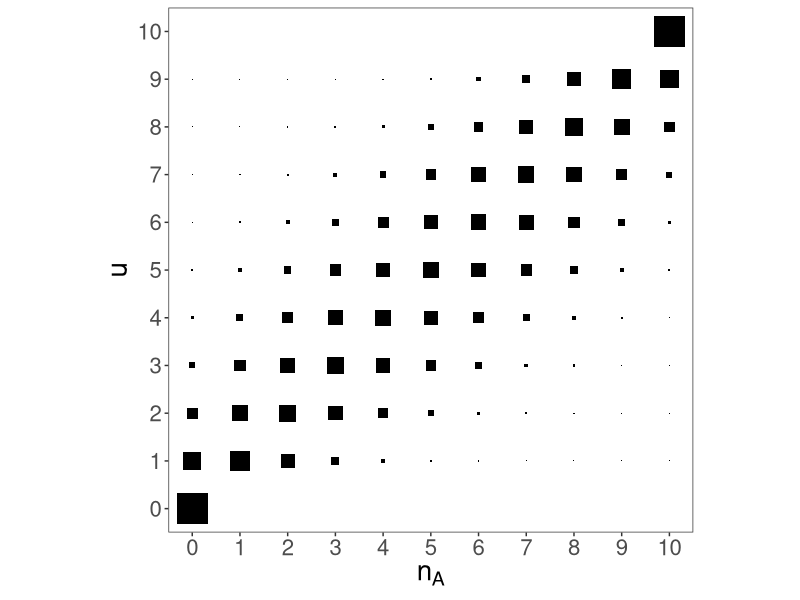
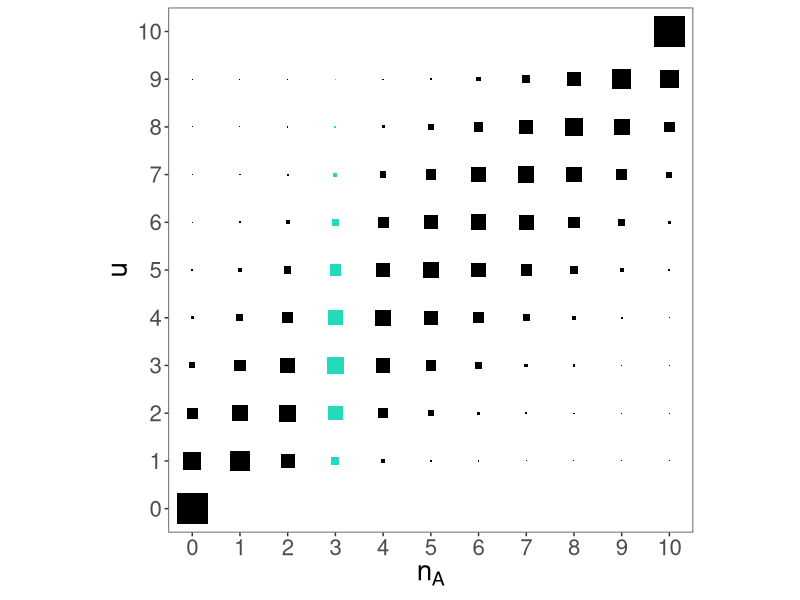
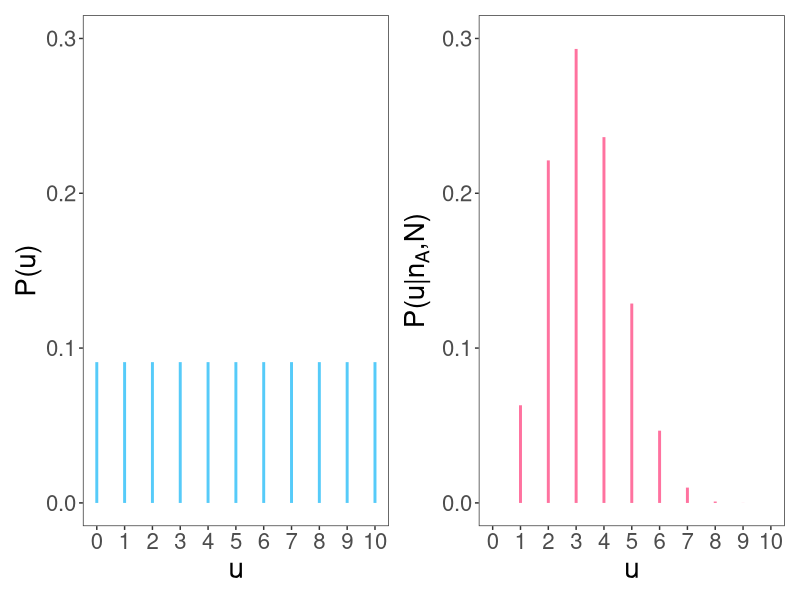
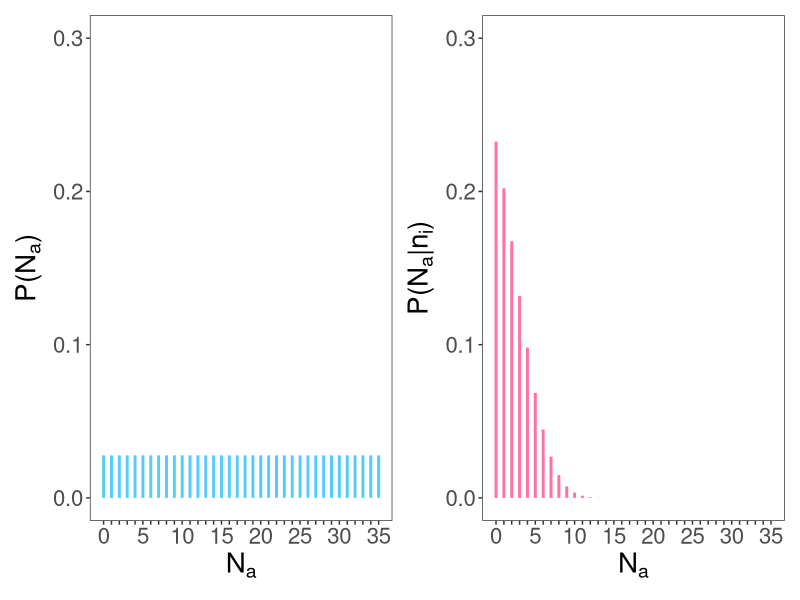
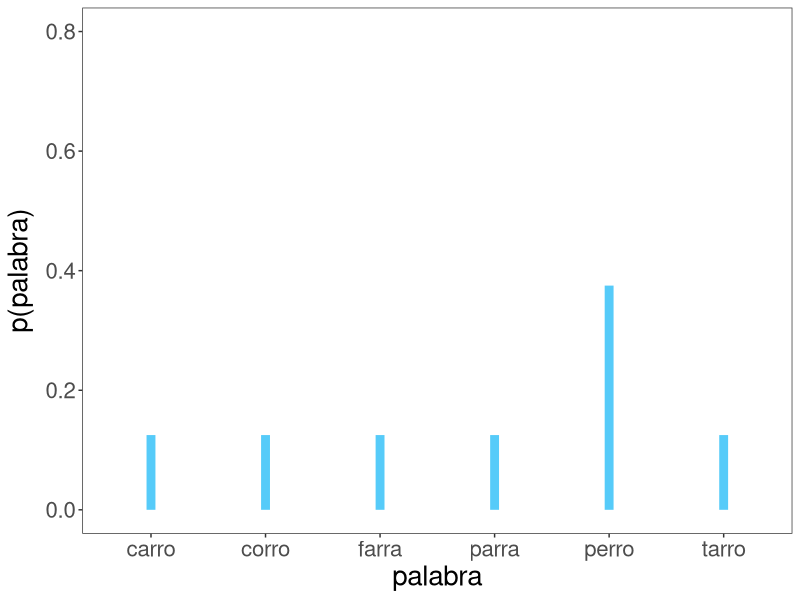
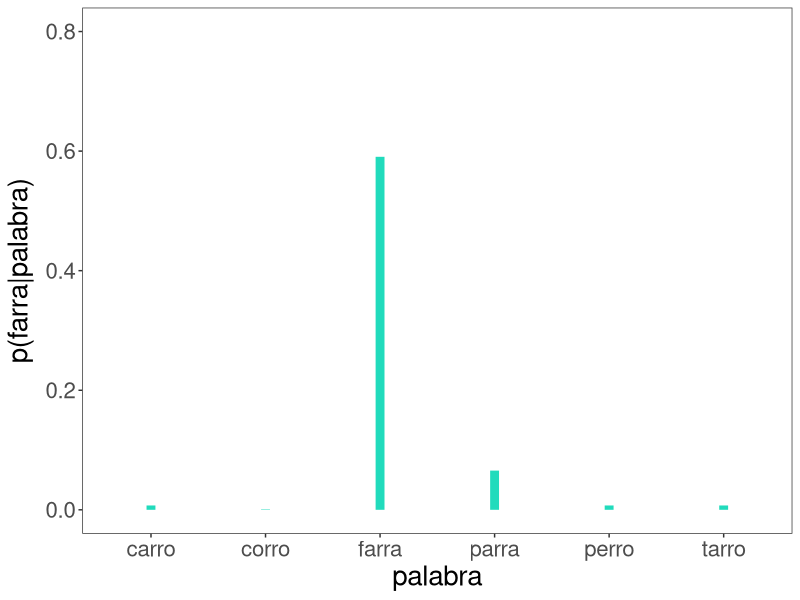
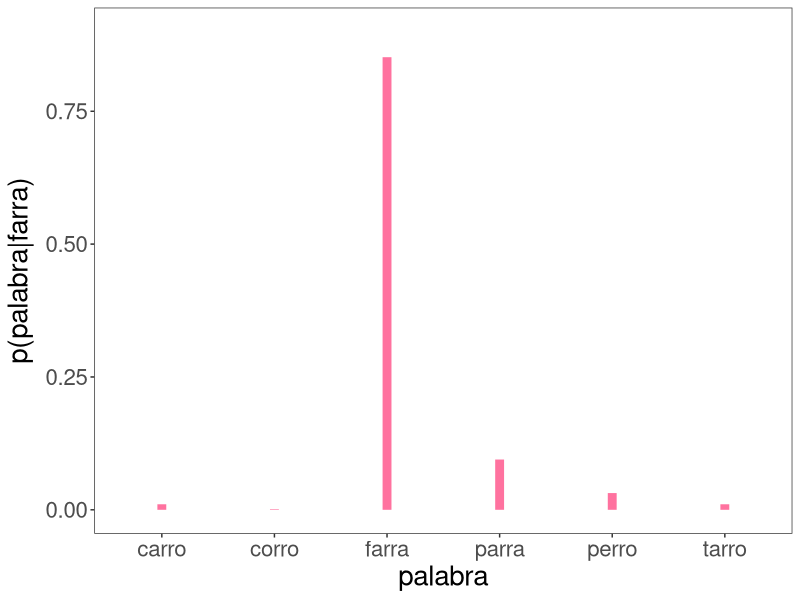
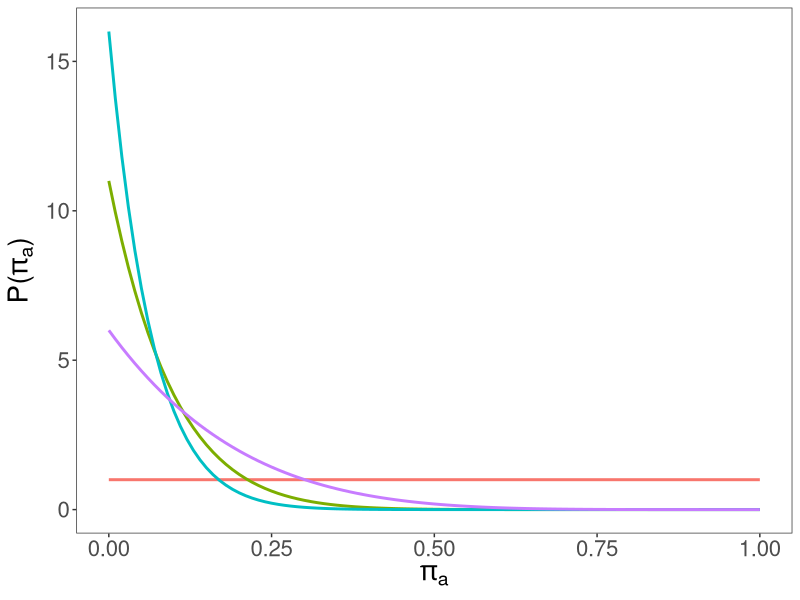

Write the R code that produced these figures, in order.
## ---- chunk 1
#| echo: false
#| include: false

library(dplyr)
library(tidyr)
library(ggplot2)
library(patchwork)

theme_set(theme_bw() +
          theme(legend.position = "none",
                panel.grid = element_blank(),
                #strip.background = element_rect(fill="#ade658"),
                text = element_text(size=20)))

dbeta2 <- function(x, mu, phi, ncp = 0, log = FALSE){
  var <- mu*(1-mu)/(1+phi)
  shape1 <- mu * (mu*(1-mu)/var - 1)
  shape2 <- (1-mu)*(mu*(1-mu)/var - 1)
  return(dbeta(x, shape1, shape2, ncp, log))
}

plot_bayes <- function(data){
  data %>%
    pivot_longer(cols = c(prior,likelihood,starts_with("posterior"))) %>%
    arrange(name,x) %>%
    separate(name,into = c("facet","color"),sep="_") %>%
    mutate(color = ifelse(is.na(color),facet,color)) %>%
    mutate(alpha = as.factor(paste0(facet,color))) %>% 
    mutate(color = factor(color,
                          levels = c("prior","likelihood","posterior"),
                          labels = c("prior","likelihood","posterior")),
           facet = factor(facet,
                          levels = c("prior","likelihood","posterior"),
                          labels = c("prior","likelihood","posterior"))) %>%
    ggplot() +
    geom_line(aes(x=x,y=value,col=color,group=color,alpha=alpha),size=1) +
    geom_ribbon(aes(x=x,ymin=0,ymax=value,fill=color,group=color,alpha=alpha)) + 
    scale_color_manual(values = c("#56CBF9","#21dbbc","#FF729F")) +
    scale_fill_manual(values = c("#56CBF9","#21dbbc","#FF729F")) +
    scale_alpha_manual(values = c(0.6,0.2,0.7,0.2,0.6)) +
    facet_wrap(.~facet) +
    ylab("credibilidad") +
    xlab("parámetro") +
    theme(axis.text.y = element_blank(),
          axis.ticks.y = element_blank(),
          axis.text.x = element_blank())
}
## ---- chunk 2
#| echo: false
#| include: false
data <- crossing(u=0:10,nN = 0:10)
N <- 10

data <- data %>%
  mutate(prior = 1/11,
         likelihood = choose(10,nN)*(u/10)^nN*(1-u/10)^(N-nN),
         joint = prior*likelihood) 
## ---- chunk 3
  #| warning: false
  #| echo: false
  #| fig-width: 8
  #| fig-height: 8
  #| fig-align: center
data %>% 
  filter(joint>0) %>%
  ggplot() +
  geom_point(aes(x=nN,y=u,size=joint),shape='square') +
  scale_size(range=c(0,10)) +
  scale_x_continuous(name = expression(n[A]),breaks=c(0:10)) +
  scale_y_continuous(breaks=c(0:10)) +
  coord_fixed()
## ---- chunk 4
  #| warning: false
  #| echo: false
  #| fig-width: 8
  #| fig-height: 8
  #| fig-align: center
data %>% 
  filter(joint>0) %>%
  ggplot() +
  geom_point(aes(x=nN,y=u,size=joint),shape='square') +
  scale_size(range=c(0,10)) +
  scale_x_continuous(name = expression(n[A]),breaks=c(0:10)) +
  scale_y_continuous(breaks=c(0:10)) +
  geom_point(data = filter(data,joint>0,nN==3),aes(x=nN,y=u,size=joint),shape='square',col="#21dbbc") +
  coord_fixed()
## ---- chunk 5
  #| warning: false
  #| echo: false
  #| fig-width: 12
  #| fig-height: 8
  #| fig-align: center

posterior <- data %>%
  filter(nN == 3) %>%
  mutate(posterior = joint/sum(joint)) %>%
  select(u,prior,posterior)

p1 <- posterior %>%
  ggplot() +
  geom_segment(aes(x=u,xend=u,y=0,yend=prior),size=1,col="#56CBF9") +
  scale_y_continuous(limits = c(0,0.3),name = "P(u)") +
  scale_x_continuous("u",breaks=0:10)

p2 <- posterior %>%
  ggplot() +
  geom_segment(aes(x=u,xend=u,y=0,yend=posterior),size=1,col="#FF729F") +
  scale_y_continuous(limits = c(0,0.3),name = expression("P(u|"*n[A]*",N)")) +
  scale_x_continuous("u",breaks=0:10)

p1+p2
## ---- chunk 6
#| echo: true

N <- 35
pi_a <- 0.9
pi_f <- 0.4
N_a <- 10 # lo suponemos conocido para simular

n_ia <- rbinom(1, N_a, pi_a)
n_if <- rbinom(1, N-N_a, pi_f)

n_i <- n_ia + n_if
## ---- chunk 7
  #| warning: false
  #| echo: false
  #| fig-width: 12
  #| fig-height: 8
  #| fig-align: center

posterior <- 
expand.grid(N_a = 0:35,
            n_ia = 0:35,
            n_if = 0:35) |>
  mutate(n_i = n_ia + n_if,
         prob_ia = dbinom(n_ia,N_a,0.95),
         prob_if = dbinom(n_if,N-N_a,0.4),
         prob = prob_ia*prob_if) |>
  filter(n_i == 12) |>
  group_by(N_a) |>
  summarise(likelihood = sum(prob)) |>
  mutate(prior = 1/36,
         posterior_ = likelihood*prior,
         posterior = posterior_/sum(posterior_))

p1 <- posterior %>%
  ggplot() +
  geom_segment(aes(x=N_a,xend=N_a,y=0,yend=prior),size=1,col="#56CBF9") +
  scale_y_continuous(limits = c(0,0.3),name = expression("P("*N[a]*")")) +
  scale_x_continuous(expression(N[a]),breaks=0:35,labels=ifelse(0:35 %% 5 == 0, 0:35, ""))

p2 <- posterior %>%
  ggplot() +
  geom_segment(aes(x=N_a,xend=N_a,y=0,yend=posterior),size=1,col="#FF729F") +
  scale_y_continuous(limits = c(0,0.3),name = expression("P("*N[a]*"|"*n[i]*")")) +
  scale_x_continuous(expression(N[a]),breaks=0:35,labels=ifelse(0:35 %% 5 == 0, 0:35, ""))

p1 + p2
## ---- chunk 8
  #| warning: false
  #| echo: false
  #| fig-width: 6
  #| fig-height: 8
  #| fig-align: center

vocabulario <- as.factor(c("perro","parra","farra","carro","corro","tarro"))
probs_ <- c(3,1,1,1,1,1)
probs <- probs_/sum(probs_)

data.frame(vocabulario,probs) |>
  ggplot() +
  geom_segment(aes(x=vocabulario,xend=vocabulario,y=0,yend=probs),size=3,col="#56CBF9") +
  scale_y_continuous(limits = c(0,0.8),name = expression("p(palabra)")) +
  xlab("palabra")
## ---- chunk 9
  #| warning: false
  #| echo: false
  #| fig-width: 6
  #| fig-height: 8
  #| fig-align: center

palabra <- "farra"
pi <- 0.1
likelihood <- c(pi^2*(1-pi)^3,
                pi^1*(1-pi)^4,
                pi^0*(1-pi)^5,
                pi^2*(1-pi)^3,
                pi^3*(1-pi)^2,
                pi^2*(1-pi)^3)

data.frame(vocabulario,likelihood) |>
  ggplot() +
  geom_segment(aes(x=vocabulario,xend=vocabulario,y=0,yend=likelihood),size=3,col="#21dbbc") +
  scale_y_continuous(limits = c(0,0.8),name = expression("p(farra|palabra)")) +
  xlab("palabra")
## ---- chunk 10
  #| warning: false
  #| echo: false
  #| fig-width: 6
  #| fig-height: 8
  #| fig-align: center


data.frame(vocabulario,likelihood,probs) |>
  mutate(posterior_ = likelihood*probs,
         posterior = posterior_/sum(posterior_)) |>
  ggplot() +
  geom_segment(aes(x=vocabulario,xend=vocabulario,y=0,yend=posterior),size=3,col="#FF729F") +
  scale_y_continuous(limits = c(0,0.9),name = expression("p(palabra|farra)")) +
  xlab("palabra")
## ---- chunk 11
  #| warning: false
  #| echo: false
  #| fig-width: 6
  #| fig-height: 8
  #| fig-align: center

a <- 1
b <- seq(1,20,5)

dv <- expand.grid(a=a,b=b,x=seq(0,1,0.01)) |>
  mutate(p = dbeta(x,a,b))

dv$beta <- paste0("a = ", dv$a, ", b = ", dv$b )

dv |>
  ggplot() +
  geom_line(aes(x=x,y=p,col=beta,group=beta),size=1) +
  scale_y_continuous(name = expression("P("*pi[a]*")")) +
  xlab(expression(pi[a])) +
  theme(legend.title = element_blank())
## ---- chunk 12
  #| warning: false
  #| echo: false
  #| fig-width: 6
  #| fig-height: 8
  #| fig-align: center

a <- 6
b <- seq(1,20,5)

dv <- expand.grid(a=a,b=b,x=seq(0,1,0.01)) |>
  mutate(p = dbeta(x,a,b))

dv$beta <- paste0("a = ", dv$a, ", b = ", dv$b )

dv |>
  ggplot() +
  geom_line(aes(x=x,y=p,col=beta,group=beta),size=1) +
  scale_y_continuous(name = expression("P("*pi[a]*")")) +
  xlab(expression(pi[a])) +
  theme(legend.title = element_blank())
## ---- chunk 13
  #| warning: false
  #| echo: false
  #| fig-width: 6
  #| fig-height: 8
  #| fig-align: center

a <- 2
b <- 2

dv <- expand.grid(a=a,b=b,x=seq(0,1,0.01)) |>
  mutate(p = dbeta(x,a,b))

dv$beta <- paste0("a = ", dv$a, ", b = ", dv$b )

dv |>
  ggplot() +
  geom_line(aes(x=x,y=p,col=beta,group=beta),size=1) +
  scale_y_continuous(name = expression("P("*pi[a]*")")) +
  xlab(expression(pi[a])) +
  theme(legend.title = element_blank())
## ---- chunk 14
  #| warning: false
  #| echo: false
  #| fig-width: 18
  #| fig-height: 6
  #| fig-align: center
  #| cache: true

posterior <- data.frame(x=seq(0,1,0.01)) |>
  mutate(prior = dbeta(x,2,2),
         likelihood = dbinom(7,11,x),
         posterior = dbeta(x,9,6))

p1 <- posterior %>%
  ggplot() +
  geom_line(aes(x=x,y=prior/sum(prior)),size=1,col="#56CBF9") +
  scale_y_continuous(name = expression("P("*pi*")")) +
  scale_x_continuous(expression(pi)) +
  theme(axis.text.y = element_blank())

p2 <- posterior %>%
  ggplot() +
  geom_line(aes(x=x,y=likelihood/sum(likelihood)),size=1,col="#21dbbc") +
  scale_y_continuous(name = expression("P("*pi*")")) +
  scale_x_continuous(expression(pi)) +
  theme(axis.text.y = element_blank())

p3 <- posterior %>%
  ggplot() +
  geom_line(aes(x=x,y=posterior/sum(posterior)),size=1,col="#FF729F") +
  scale_y_continuous(name = expression("P("*pi*"|"*y*")")) +
  scale_x_continuous(expression(pi)) +
  theme(axis.text.y = element_blank())

p1 + p2 + p3
## ---- chunk 15
  #| warning: false
  #| echo: false
  #| fig-width: 18
  #| fig-height: 6
  #| fig-align: center
  #| cache: true

tibble(x = seq(0,1,length.out = 500),
       prior = dbeta(x,2,2),
       likelihood = dbinom(4,6,x),
       posterior_posterior = prior*likelihood) %>%
  mutate(prior = prior/sum(prior),
         likelihood = likelihood/sum(likelihood),
         posterior_posterior = posterior_posterior/sum(posterior_posterior),
         posterior_likelihood = likelihood,
         posterior_prior = prior) %>% 
  plot_bayes()
## ---- chunk 16
  #| warning: false
  #| echo: false
  #| fig-width: 18
  #| fig-height: 6
  #| fig-align: center
  #| cache: true

tibble(x = seq(0,1,length.out = 500),
       prior = dbeta(x,2,2),
       likelihood = dbinom(40,60,x),
       posterior_posterior = prior*likelihood) %>%
  mutate(prior = prior/sum(prior),
         likelihood = likelihood/sum(likelihood),
         posterior_posterior = posterior_posterior/sum(posterior_posterior),
         posterior_likelihood = likelihood,
         posterior_prior = prior) %>%
  plot_bayes()
## ---- chunk 17
  #| warning: false
  #| echo: false
  #| fig-width: 18
  #| fig-height: 6
  #| fig-align: center
  #| cache: true

tibble(x = seq(0,1,length.out = 500),
       prior = dbeta(x,2,2),
       likelihood = dbinom(2,2,x),
       posterior_posterior = prior*likelihood) %>%
  mutate(prior = prior/sum(prior),
         likelihood = likelihood/sum(likelihood),
         posterior_posterior = posterior_posterior/sum(posterior_posterior),
         posterior_likelihood = likelihood,
         posterior_prior = prior) %>%
  plot_bayes()
## ---- chunk 18
  #| warning: false
  #| echo: false
  #| fig-width: 18
  #| fig-height: 6
  #| fig-align: center
  #| cache: true

tibble(x = seq(0,1,length.out = 500),
       prior = dbeta(x,2,2),
       likelihood = dbinom(40,40,x),
       posterior_posterior = prior*likelihood) %>%
  mutate(prior = prior/sum(prior),
         likelihood = likelihood/sum(likelihood),
         posterior_posterior = posterior_posterior/sum(posterior_posterior),
         posterior_likelihood = likelihood,
         posterior_prior = prior) %>%
  plot_bayes()
## ---- chunk 19
  #| warning: false
  #| echo: false
  #| fig-width: 18
  #| fig-height: 10
  #| fig-align: center

p6.1 <- tibble(x = seq(0,1,length.out = 500),
       prior = dbeta(x,2,2),
       likelihood = dbinom(3,4,x),
       posterior_posterior = prior*likelihood) %>%
  mutate(prior = prior/sum(prior),
         likelihood = likelihood/sum(likelihood),
         posterior_posterior = posterior_posterior/sum(posterior_posterior),
         posterior_likelihood = likelihood,
         posterior_prior = prior) %>%
  plot_bayes()

p6.2 <- tibble(x = seq(0,1,length.out = 500),
       prior = dbeta(x,5,3),
       likelihood = dbinom(1,2,x),
       posterior_posterior = prior*likelihood) %>%
  mutate(prior = prior/sum(prior),
         likelihood = likelihood/sum(likelihood),
         posterior_posterior = posterior_posterior/sum(posterior_posterior),
         posterior_likelihood = likelihood,
         posterior_prior = prior) %>%
  plot_bayes()

p6.1/p6.2
## ---- chunk 20
  #| warning: false
  #| echo: false
  #| fig-width: 18
  #| fig-height: 6
  #| fig-align: center
  #| cache: true

# prior plano
tibble(x = seq(0,1,length.out = 500),
       prior = dbeta(x,1,1),
       likelihood = dbeta(x,2,5),
       posterior_posterior = prior*likelihood) %>%
  mutate(prior = prior/sum(prior),
         likelihood = likelihood/sum(likelihood),
         posterior_posterior = posterior_posterior/sum(posterior_posterior),
         posterior_likelihood = likelihood,
         posterior_prior = prior) %>%
  plot_bayes()
## ---- chunk 21
  #| warning: false
  #| echo: false
  #| fig-width: 18
  #| fig-height: 6
  #| fig-align: center
  #| cache: true

# el prior desconfía de valores extremos del parámetro
tibble(x = seq(0,1,length.out = 500),
       prior = dbeta(x,2,2),
       likelihood = dbeta(x,2,5),
       posterior_posterior = prior*likelihood) %>%
  mutate(prior = prior/sum(prior),
         likelihood = likelihood/sum(likelihood),
         posterior_posterior = posterior_posterior/sum(posterior_posterior),
         posterior_likelihood = likelihood,
         posterior_prior = prior) %>%
  plot_bayes()
## ---- chunk 22
  #| warning: false
  #| echo: false
  #| fig-width: 18
  #| fig-height: 6
  #| fig-align: center
  #| cache: true

tibble(x = seq(0,1,length.out = 500),
       prior = dbeta(x,5,5),
       likelihood = dbeta(x,2,5),
       posterior_posterior = prior*likelihood) %>%
  mutate(prior = prior/sum(prior),
         likelihood = likelihood/sum(likelihood),
         posterior_posterior = posterior_posterior/sum(posterior_posterior),
         posterior_likelihood = likelihood,
         posterior_prior = prior) %>%
  plot_bayes()
## ---- chunk 23
  #| warning: false
  #| echo: false
  #| fig-width: 18
  #| fig-height: 6
  #| fig-align: center
  #| cache: true

tibble(x = seq(0,1,length.out = 500),
       prior = dbeta(x,10,10),
       likelihood = dbeta(x,2,5),
       posterior_posterior = prior*likelihood) %>%
  mutate(prior = prior/sum(prior),
         likelihood = likelihood/sum(likelihood),
         posterior_posterior = posterior_posterior/sum(posterior_posterior),
         posterior_likelihood = likelihood,
         posterior_prior = prior) %>%
  plot_bayes()
## ---- chunk 24
  #| warning: false
  #| echo: false
  #| fig-width: 18
  #| fig-height: 6
  #| fig-align: center
  #| cache: true

tibble(x = seq(0,1,length.out = 500),
       prior = dbeta(x,5,3),
       likelihood = dbeta(x,2,2),
       posterior_posterior = prior*likelihood) %>%
  mutate(prior = prior/sum(prior),
         likelihood = likelihood/sum(likelihood),
         posterior_posterior = posterior_posterior/sum(posterior_posterior),
         posterior_likelihood = likelihood,
         posterior_prior = prior) %>%
  plot_bayes()
## ---- chunk 25
  #| warning: false
  #| echo: false
  #| fig-width: 18
  #| fig-height: 6
  #| fig-align: center
  #| cache: true

tibble(x = seq(0,1,length.out = 500),
       prior = dbeta(x,5,3),
       likelihood = dbeta2(x,mu = 0.2,phi = 10),
       posterior_posterior = prior*likelihood) %>%
  mutate(prior = prior/sum(prior),
         likelihood = likelihood/sum(likelihood),
         posterior_posterior = posterior_posterior/sum(posterior_posterior),
         posterior_likelihood = likelihood,
         posterior_prior = prior) %>%
  plot_bayes()
## ---- chunk 26
  #| warning: false
  #| echo: false
  #| fig-width: 18
  #| fig-height: 6
  #| fig-align: center
  #| cache: true

tibble(x = seq(0,1,length.out = 500),
            prior = dbeta(x,5,3),
            likelihood = dbeta2(x,mu = 0.2,phi = 20),
            posterior_posterior = prior*likelihood) %>%
  mutate(prior = prior/sum(prior),
         likelihood = likelihood/sum(likelihood),
         posterior_posterior = posterior_posterior/sum(posterior_posterior),
         posterior_likelihood = likelihood,
         posterior_prior = prior) %>%
  plot_bayes()
## ---- chunk 27
  #| warning: false
  #| echo: false
  #| fig-width: 18
  #| fig-height: 6
  #| fig-align: center
  #| cache: true

tibble(x = seq(0,1,length.out = 500),
       prior = dbeta(x,5,3),
       likelihood = dbeta2(x,mu = 0.2,phi = 30),
       posterior_posterior = prior*likelihood) %>%
  mutate(prior = prior/sum(prior),
         likelihood = likelihood/sum(likelihood),
         posterior_posterior = posterior_posterior/sum(posterior_posterior),
         posterior_likelihood = likelihood,
         posterior_prior = prior) %>%
  plot_bayes()
## ---- chunk 28
  #| warning: false
  #| echo: false
  #| fig-width: 18
  #| fig-height: 6
  #| fig-align: center
  #| cache: true

tibble(x = seq(0,1,length.out = 500),
       prior = dbeta(x,3,2),
       likelihood = dbeta2(x,mu = 0.6,phi = 15)) %>%
  mutate(prior = ifelse(x>0.5 & x<0.7,0,prior),
         posterior_posterior = prior*likelihood) %>%
  mutate(prior = prior/sum(prior),
         likelihood = likelihood/sum(likelihood),
         posterior_posterior = posterior_posterior/sum(posterior_posterior),
         posterior_likelihood = likelihood,
         posterior_prior = prior) %>%
  plot_bayes()
## ---- chunk 29
  #| warning: false
  #| echo: false
  #| fig-width: 18
  #| fig-height: 6
  #| fig-align: center
  #| cache: true

tibble(x = seq(0,1,length.out = 500),
       prior = dbeta(x,1,1),
       likelihood = dbeta2(x,mu = 0.6,phi = 5)) %>%
  mutate(prior = ifelse(x>0.5,0,prior),
         posterior_posterior = prior*likelihood) %>%
  mutate(prior = prior/sum(prior),
         likelihood = likelihood/sum(likelihood),
         posterior_posterior = posterior_posterior/sum(posterior_posterior),
         posterior_likelihood = likelihood,
         posterior_prior = prior) %>%
  plot_bayes()
